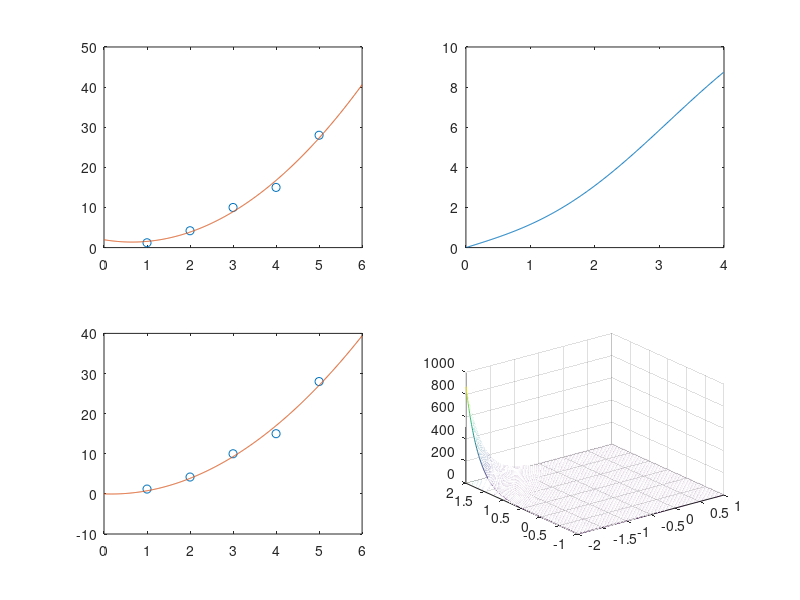

MATLAB code for this plot:
%B08504055
clear; clc;
x1 = [1:5];
y1 = [1.2 4.2 10 15 28];
p1 = polyfit(x1,y1,2);
xf1 = [0:0.01:6];
yf1 = polyval(p1,xf1);
subplot(2,2,1)
plot(x1,y1,'o',xf1,yf1)

x2 = [0:0.01:4];
y2 = x2.^2 + cos(x2);
n = length(x2);
diff_cent=(y2(3:n)-y2(1:n-2))./(x2(3:n)-x2(1:n-2));
subplot(2,2,2)
plot(x2(2:n-1),diff_cent)

A = [(x1.^2)' x1'];
p3 = A\(y1');
yf3 = p3(1)*xf1.^2 + p3(2)*xf1;
subplot(2,2,3)
plot(x1,y1,'o',xf1,yf3)
J = sum((y1-p3(1)*x1.^2 + p3(2)*x1).^2);
S = sum((y1-mean(y1)).^2);
r_square = 1-J/S

x4 = [-2:0.01:1];
y4 = [-1:0.01:2];
[X,Y] = meshgrid(x4,y4);
Z = X.^2.*Y.^2.*exp(-X.*Y);
subplot(2,2,4)
meshc(X,Y,Z)